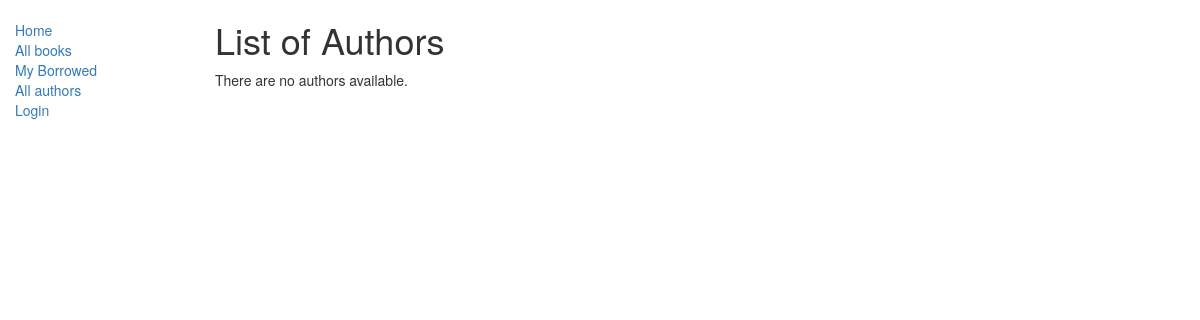
Page /catalog/authors/ on the earlier database version.
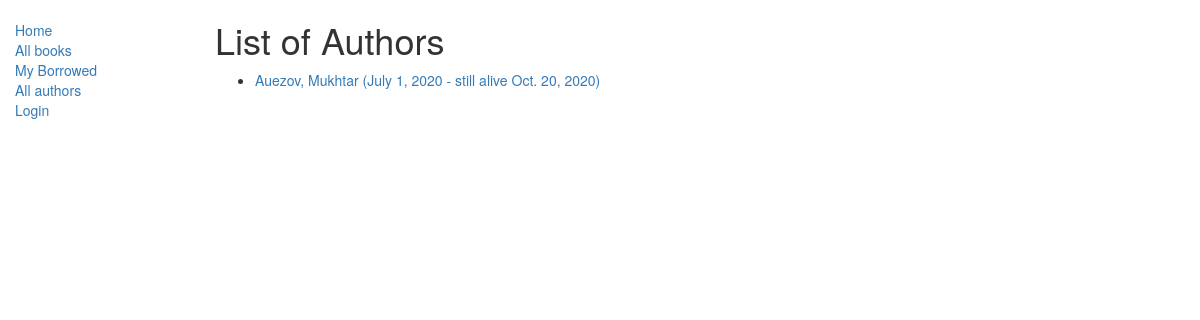
Same page on the later database version.
### catalog/models.py (models this page shows)
class Author(models.Model):
    first_name = models.CharField(max_length=100)
    last_name = models.CharField(max_length=100)
    date_of_birth = models.DateField(null=True, blank=True)
    date_of_death = models.DateField('Died', null=True, blank=True)
    def get_absolute_url(self):
        return reverse('author-detail', args=[str(self.id)])
    def __str__(self):
        return '%s, %s' % (self.last_name, self.first_name)

### catalog/views.py (the view)
# urls.py: path('authors/', views.AuthorListView.as_view(), name='authors'),
class AuthorListView(generic.ListView):
    model = Author

### catalog/templates/catalog/author_list.html (shortened to what this page needs)
{% extends "base_generic.html" %}
{% block content %}
	<h1>List of Authors</h1>
{% if author_list %}
  <ul>
  {% for author in author_list %}
    <li>
      <a href="{{ author.get_absolute_url }}">{{ author }} ({{author.date_of_birth}} - still alive {% if author.date_of_death %}{{author.date_of_death}}{% endif %})
      </a>
    </li>
  {% endfor %}
 </ul>
	{% else %}
  	 <p>There are no authors available.</p>
	{% endif %}
{% endblock %}

Differences in the rows shown:
added Author: last_name+first_name "Auezov, Mukhtar", date_of_birth "July 1, 2020", date_of_death "Oct. 20, 2020"
Other differences:
text no longer shown: "There are no authors available."
